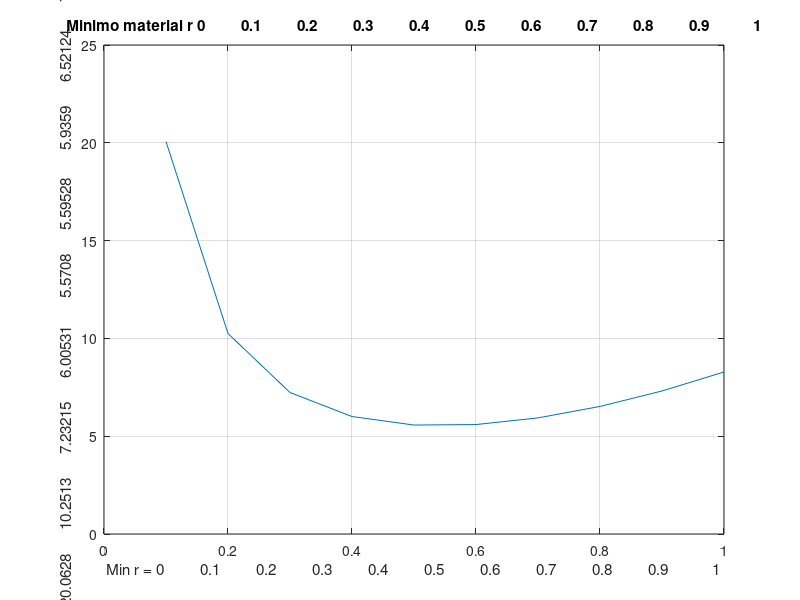

Source code (MATLAB):
%octave.script
%School         :Tecnologico de Estudios Superiores de Jilotepec 
%Specialty      :Ingeniería en Sistemas Computacionales 
%Title          :Clasificacion de los números 
%Description    :Scrip conceptos  de los numeros
%Author         :Iván Mora  Garcia, Fernando Angel Garcia Hernandez,Angelica Arellano Vilchiz
%Date           :14/10/2021
%Version        :1
%Usage          :octave >/path/Definicion_Resolucion
%Notes          :Requiere CLI Octave 

%Limpiar variables
clear all

%La lata para envasar aceite.
disp ('La lata para envasar aceite.');

%Rango de 0.1 en 0.1
r=0:0.1:1;

%Valor de función
ar = @(r) (2 * (pi)) * (r.^2) + (2./(r))

%Función a plotear
y = (2 * (pi)) * (r.^2) + (2./(r))

%Dibujar r,y
plot(r,y);

grid on; 
title(["Minimo material r " num2str(r)]);
xlabel(["Min r = " num2str(r)]);
ylabel(["Min y = " num2str( ar(r))]);

